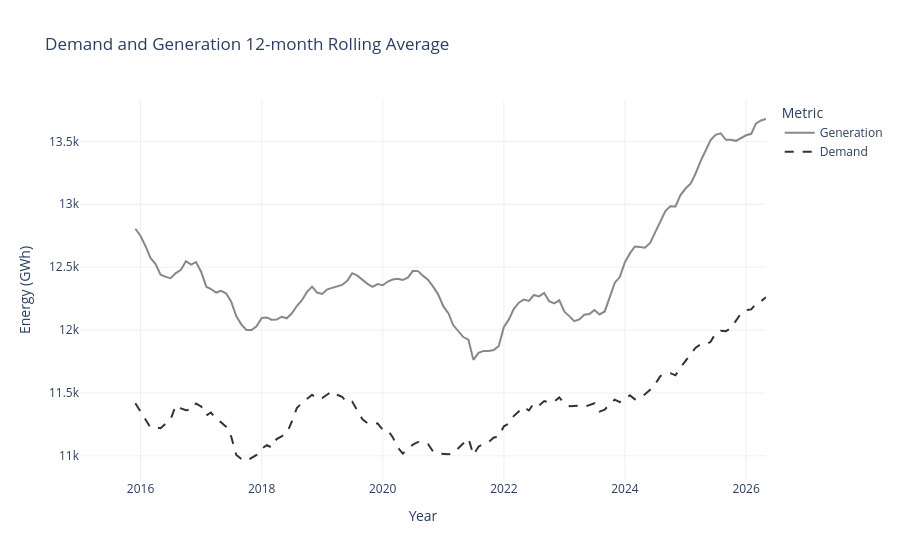

Write notebook code for a chart like this one.
### Code cell
# Overlaying demand and generation tracking metrics on a single chart

line = px.line(
    data_frame=df_roll,
    x='month',
    y=['rolling_avg_gen_12m', 'rolling_avg_demand_12m'],
    labels={
        'rolling_avg_gen_12m': 'Generation',
        'rolling_avg_demand_12m': 'Demand',
        'month': 'Year',
        'value': 'Energy (GWh)',
        'variable': 'Metric'
    },
    color_discrete_map={
        'rolling_avg_gen_12m': GLOBAL_COLOR_PALETTE['Generation'],
        'rolling_avg_demand_12m': GLOBAL_COLOR_PALETTE['Demand'],
    },
    title='Demand and Generation 12-month Rolling Average'
)


line.update_traces(
    selector=dict(name='rolling_avg_gen_12m'),
    name='Generation',
    legendgroup='Generation',
)

line.update_traces(
    selector=dict(name='rolling_avg_demand_12m'),
    line=dict(dash='dash'),
    name='Demand',
    legendgroup='Demand',
)

line.update_traces(
    hovertemplate=(
        "<b>%{y:,.2f} GWh</b>"
    ),
)

line.update_layout(
    template='plotly_white',
    hovermode='x unified',
)

line.show()

### Figure 1 — Plotly figure (JSON) as saved in the notebook; plotly's stock layout.template omitted (floating-point values rounded to 4 significant figures; data arrays with more than 128 entries replaced by an {"elided": "..."} marker saying what was removed)
{"data": [{"hovertemplate": "<b>%{y:,.2f} GWh</b>", "legendgroup": "Generation", "line": {"color": "#888888", "dash": "solid"}, "marker": {"symbol": "circle"}, "mode": "lines", "name": "Generation", "orientation": "v", "showlegend": true, "x": {"elided": "137 str values"}, "xaxis": "x", "y": {"elided": "137 float values"}, "yaxis": "y", "type": "scatter"}, {"hovertemplate": "<b>%{y:,.2f} GWh</b>", "legendgroup": "Demand", "line": {"color": "#333333", "dash": "dash"}, "marker": {"symbol": "circle"}, "mode": "lines", "name": "Demand", "orientation": "v", "showlegend": true, "x": {"elided": "137 str values"}, "xaxis": "x", "y": {"elided": "137 float values"}, "yaxis": "y", "type": "scatter"}], "layout": {"xaxis": {"anchor": "y", "domain": [0.0, 1.0], "title": {"text": "Year"}}, "yaxis": {"anchor": "x", "domain": [0.0, 1.0], "title": {"text": "Energy (GWh)"}}, "legend": {"title": {"text": "Metric"}, "tracegroupgap": 0}, "title": {"text": "Demand and Generation 12-month Rolling Average"}, "hovermode": "x unified"}}
